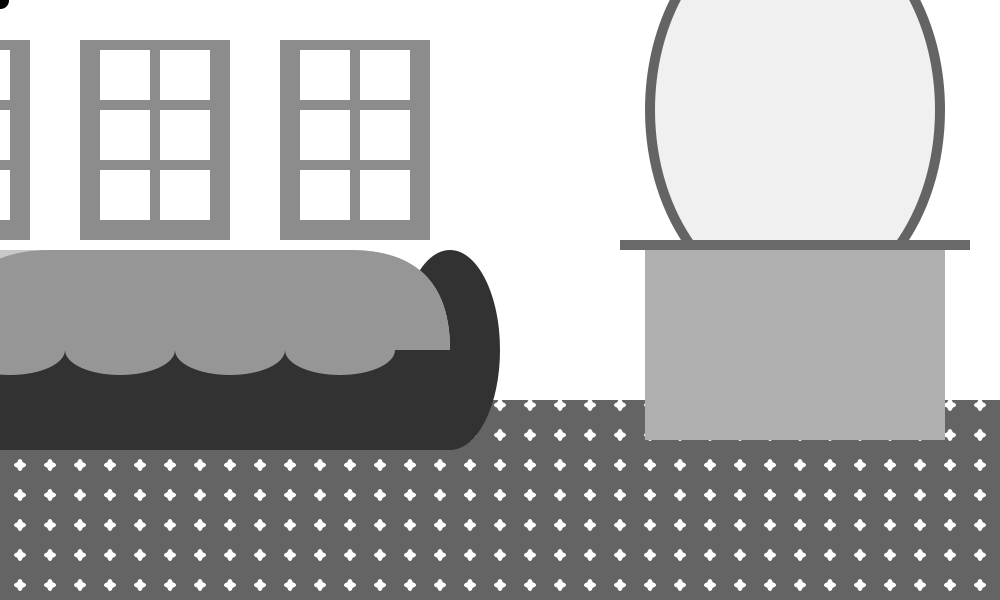
Frame 1 (no input)
Frame 60 (the mouse pressed at the canvas centre just before this capture): identical to frame 1, image omitted
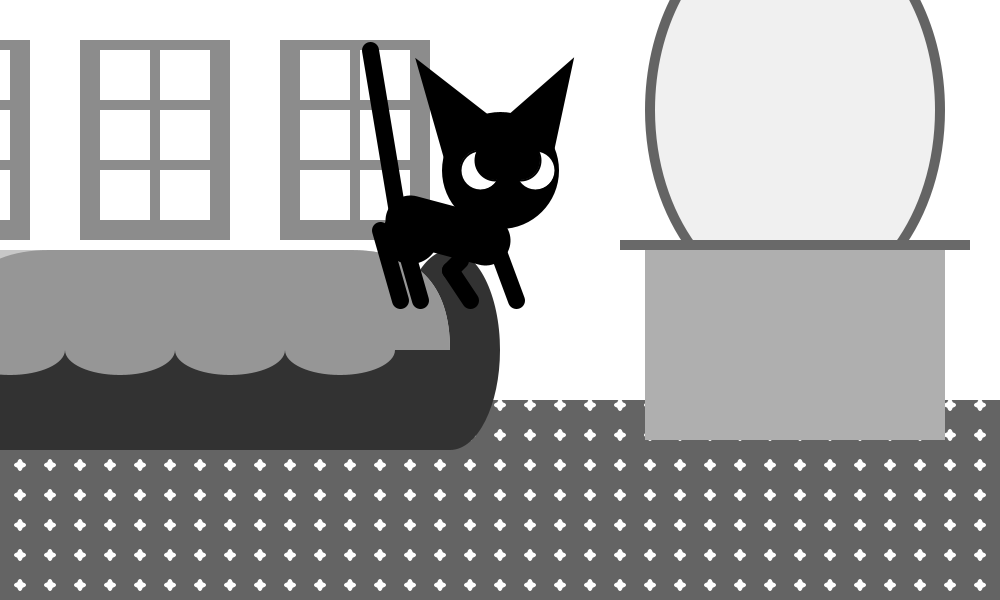
Frame 120 (the mouse held since frame 60 and released just before this capture)

The Processing sketch that drew these frames (run headless with seeded random() and noise(); from frame 60 on, the mouse is pressed at the canvas centre):

// Processing sketch: Bad_Kitty_9_BedRoom
// ── Bad_Kitty_9_BedRoom.pde
//move cat over jars to knock them down
//hover cat over couch and mouse press to scratch
float move=0;
float paw;
float c=170;
float body=80;
boolean pounce;
float scratch=0;

void setup() {
  size(1000, 600);
  pounce=false;
}
void draw() {
  noStroke();
  background(0);
  border();
  fill(100);
  rect(0+move-250, 400, 1300, height/3);
  window(width/2-200, height/2-250);
  window(width/2-400, height/2-250);
  window(width/2-600, height/2-250);
  //carpet
  for (int i=0; i<=43; i++) {
    for (int l=0; l<=43; l++) {
      fill(255);
      ellipse(i*30+move-250, l*30+405, 12, 6);
      ellipse(l*30+move-250, i*30+405, 6, 12);
    }
  }
  bed(-450, -50);
  dresser(20, +10);
  cat();
  if (mousePressed) {
    pounce=true;
  } else {
    pounce=false;
  }
  if (scratch>30) {
    scratch=10;
  }
  moving();
}


void cat() {
  if (pounce==false) {
    stroke(0);
    strokeWeight(17);
    fill(0);
    //feet
    line(mouseX, mouseY-70, mouseX, mouseY);
    line(mouseX-20, mouseY-70, mouseX-20, mouseY);
    line(mouseX-100, mouseY-70, mouseX-100, mouseY);
    line(mouseX-120, mouseY-70, mouseX-120, mouseY);
    //tail
    line(mouseX-90, mouseY-70, mouseX-130, mouseY-250);
    head(0, 0);
    //body
    stroke(0);
    strokeWeight(50);
    line(mouseX-90, mouseY-body, mouseX-15, mouseY-body);
    strokeWeight(17);
    fill(0);
    // circle(mouseX-80, mouseY-70, 40);
    circle(mouseX-90, mouseY-70, 40);
  }
  if (pounce==true) {
    stroke(0);
    strokeWeight(17);
    fill(0);
    //feet
    line(mouseX-10, mouseY-70, mouseX+scratch++, mouseY);    
    //elbow
    line(mouseX-50, mouseY-30, mouseX-40, mouseY-40);
    line(mouseX-50, mouseY-30, mouseX-30, mouseY);    
    line(mouseX-100, mouseY-70, mouseX-80, mouseY);
    line(mouseX-120, mouseY-70, mouseX-100, mouseY);
    //tail
    line(mouseX-100, mouseY-70, mouseX-130, mouseY-250);
    head(+20, -20);
    //body
    stroke(0);
    strokeWeight(50);
    line(mouseX-90, mouseY-body, mouseX-15, mouseY-60);
    strokeWeight(17);
    fill(0);
    //circle(mouseX-80, mouseY-65, 40);
    circle(mouseX-90, mouseY-65, 40);
  }
}
void head(int a, int b) {
  //head
  //left ear
  triangle(mouseX-50+b, mouseY-240+a, mouseX-30+b, mouseY-c+a, mouseX+40+b, mouseY-c+a);
  //right ear
  triangle(mouseX+60+b+20, mouseY-240+a, mouseX+50+b+15, mouseY-c+a, mouseX+b, mouseY-c+a);
  circle(mouseX+20+b, mouseY-150+a, 100);
  //eyes
  //lefteye
  strokeWeight(2);
  fill(255);
  circle(mouseX+b, mouseY-150+a, 40);
  //right eye
  circle(mouseX+55+b, mouseY-150+a, 40);
  if (mousePressed) {
    //left eyelid
    fill(0);
    circle(mouseX+b+15, mouseY-160+a, 40);
    //right eyelid
    circle(mouseX+40+b, mouseY-160+a, 40);
  }
}



void window(int x, int y) {  
  noStroke();
  fill(140);
  rect(x-20+move, y-10, 150, 200);
  fill(255);
  rect(0+x+move, 0+y, 50, 50);
  rect(60+x+move, 0+y, 50, 50);
  rect(0+x+move, 60+y, 50, 50);
  rect(60+x+move, 60+y, 50, 50);
  rect(0+x+move, 120+y, 50, 50);
  rect(60+x+move, 120+y, 50, 50);
}
//void scratch(int x) {
//  stroke(0);
//  strokeWeight(.5);
//  line(x+200+move, x+300+move, x+250+move, x+350+move);
//  line(x+210+move, x+300+move, x+260+move, x+350+move);
//  line(x+220+move, x+300+move, x+270+move, x+350+move);
//}


void moving() {
  if (keyPressed) {
    if (key== 'a') {
      move+=5;
    } else if (key=='d') {
      move-=5;
    }
  }
}

void border() {
  fill(255);
  rect(-250+move, 0, 1300, 600);
}

void bed(int x, int y) {
  fill(50);
  ellipse(width/2-200+x+move, height/2+50+y, 100, 300);
  ellipse(width/2+400+x+move, height/2+100+y, 100, 200);
  //bed
  fill(200);
  rect(width/2-200+x+move, height/2+y, 600, 200, 100);  
  //sheet
  fill(150);  
  rect(width/2-100+x+move, height/2+y, 500, 200, 100);
  //base
  fill(50);
  rect(width/2-200+x+move, height/2+100+y, 600, 100);  
  for (int a=0; a<=width/3; a+=110) {
    fill(150);  
    ellipse(460+a+x+move, height/2+100+y, 110, 50);
  }
}
void dresser(int x, int y) {
  fill(100);
  ellipse(width/2+275+x+move, height/2-200+y, 300, 400);
  fill(240);
  ellipse(width/2+275+x+move, height/2-200+y, 280, 380);
  fill(175);  
  rect(width/2+125+x+move, height/2-70+y, 300, 200);
  fill(105);  
  rect(width/2+100+x+move, height/2-70+y, 350, 10);
}
